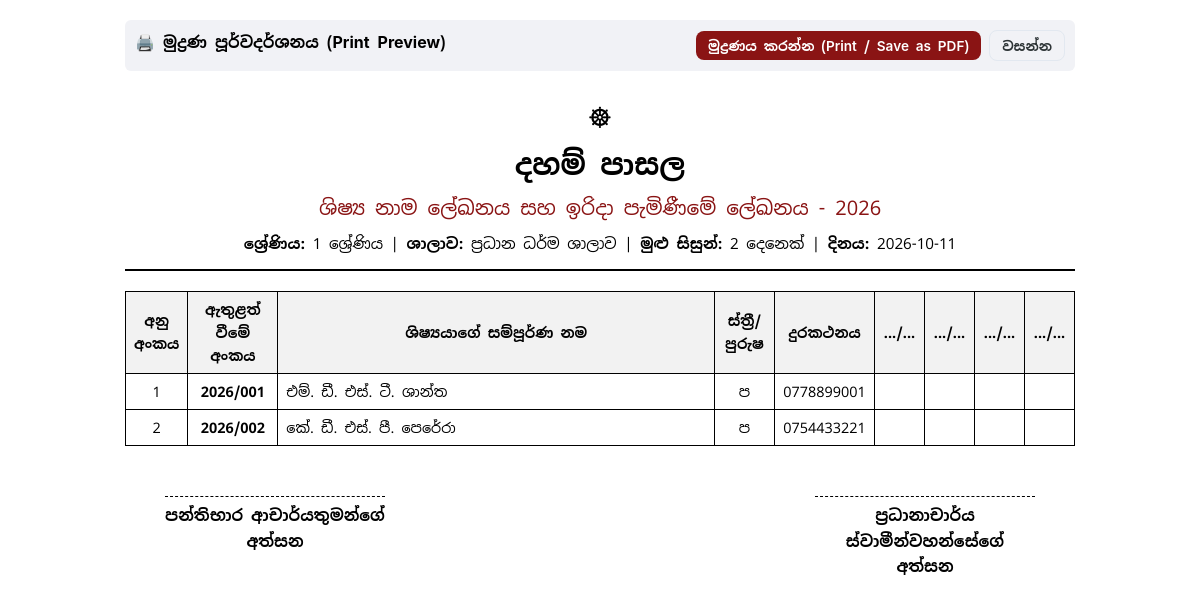
/attendance/print/1/ (signed in), run on the app's committed database.
### academics/models.py (models this page shows, shortened)
class ClassSection(models.Model):
    grade_level = models.ForeignKey(GradeLevel, on_delete=models.CASCADE, related_name='sections', verbose_name='ශ්‍රේණිය')
    academic_year = models.ForeignKey(AcademicYear, on_delete=models.CASCADE, related_name='sections', verbose_name='අධ්‍යයන වර්ෂය')
    section_name = models.CharField(max_length=50, default='ප්‍රධාන', verbose_name='කාණ්ඩය / පන්තියේ නම')
    classroom = models.ForeignKey(Classroom, on_delete=models.SET_NULL, null=True, blank=True, verbose_name='පන්ති කාමරය')
    class Meta:
        unique_together = ('grade_level', 'academic_year', 'section_name')
        ordering = ['grade_level__order_index', 'section_name']
        verbose_name = 'පන්තිය'
        verbose_name_plural = 'පන්ති (Class Sections)'

class AcademicYear(models.Model):
    year = models.PositiveIntegerField(unique=True, verbose_name='අධ්‍යයන වර්ෂය')
    is_current = models.BooleanField(default=False, verbose_name='වත්මන් වර්ෂයද?')
    class Meta:
        ordering = ['-year']
        verbose_name = 'අධ්‍යයන වර්ෂය'
        verbose_name_plural = 'අධ්‍යයන වර්ෂ (Academic Years)'

class GradeLevel(models.Model):
    name = models.CharField(max_length=100, verbose_name='ශ්‍රේණියේ නම (Sinhala)')
    english_name = models.CharField(max_length=100, blank=True, verbose_name='නම (English)')
    order_index = models.PositiveIntegerField(default=1, verbose_name='අනුපිළිවෙල අංකය')
    description = models.TextField(blank=True, verbose_name='විස්තරය')
    class Meta:
        ordering = ['order_index']
        verbose_name = 'ශ්‍රේණිය'
        verbose_name_plural = 'ශ්‍රේණි (Grades)'

class Classroom(models.Model):
    name = models.CharField(max_length=100, verbose_name='ශාලාව / කාමරයේ නම')
    capacity = models.PositiveIntegerField(default=40, verbose_name='ධාරිතාව')
    class Meta:
        verbose_name = 'පන්ති කාමරය / ශාලාව'
        verbose_name_plural = 'පන්ති කාමර / ශාලා'

### students/models.py (models this page shows, shortened)
class Student(models.Model):
    GENDER_CHOICES = [
        ('MALE', 'පිරිමි (Male)'),
        ('FEMALE', 'ගැහැණු (Female)'),
    ]
    STATUS_CHOICES = [
        ('PENDING', 'අනුමැතිය අපේක්ෂිත (Pending Verification)'),
        ('APPROVED', 'අනුමත කළ (Active Student)'),
        ('REJECTED', 'ප්‍රතික්ෂේපිත (Rejected)'),
        ('INACTIVE', 'අක්‍රිය (Inactive)'),
    ]
    RELATIONSHIP_CHOICES = [
        ('FATHER', 'පියා (Father)'),
        ('MOTHER', 'මව (Mother)'),
        ('GUARDIAN', 'භාරකරු (Guardian)'),
        ('OTHER', 'වෙනත් (Other)'),
    ]
    admission_number = models.CharField(
        max_length=50,
        blank=True,
        null=True,
        unique=True,
        verbose_name='ඇතුළත් වීමේ අංකය (Admission No)'
    )
    full_name_sinhala = models.CharField(max_length=255, verbose_name='සම්පූර්ණ නම (සිංහලෙන්)')
    name_with_initials_sinhala = models.CharField(max_length=255, verbose_name='මුලකුරු සමඟ නම')
    dob = models.DateField(verbose_name='උපන් දිනය')
    gender = models.CharField(max_length=10, choices=GENDER_CHOICES, default='MALE', verbose_name='ස්ත්‍රී / පුරුෂ භාවය')
    guardian = models.ForeignKey(
        Guardian,
        on_delete=models.CASCADE,
        related_name='students',
        verbose_name='දෙමාපිය / භාරකරු'
    )
    relationship_to_guardian = models.CharField(
        max_length=20,
        choices=RELATIONSHIP_CHOICES,
        default='FATHER',
        verbose_name='භාරකරුගේ ඥාතිත්වය'
    )
    applied_grade = models.ForeignKey(
        GradeLevel,
        on_delete=models.PROTECT,
        related_name='applied_students',
        verbose_name='ඉල්ලුම් කරන ශ්‍රේණිය'
    )
    assigned_class = models.ForeignKey(
        ClassSection,
        on_delete=models.SET_NULL,
        null=True,
        blank=True,
        related_name='students',
        verbose_name='අනුයුක්ත පන්තිය'
    )
    medical_notes = models.TextField(blank=True, verbose_name='සෞඛ්‍ය ගැටළු / ආසාත්මිකතා (ඇත්නම්)')
    special_notes = models.TextField(blank=True, verbose_name='වෙනත් විශේෂ සටහන්')
    status = models.CharField(
        max_length=20,
        choices=STATUS_CHOICES,
        default='PENDING',
        verbose_name='ලියාපදිංචි තත්ත්වය'
    )
    verified_by = models.ForeignKey(
        User,
        on_delete=models.SET_NULL,
        null=True,
        blank=True,
        related_name='verified_students',
        verbose_name='තහවුරු කළ පරිශීලකයා'
    )
    verified_at = models.DateTimeField(null=True, blank=True, verbose_name='තහවුරු කළ දිනය')
    created_at = models.DateTimeField(auto_now_add=True, verbose_name='ලියාපදිංචි වූ දිනය')
    class Meta:
        ordering = ['applied_grade__order_index', 'admission_number', 'name_with_initials_sinhala']
        verbose_name = 'ශිෂ්‍යයා'
        verbose_name_plural = 'සිසුන් (Students)'

class Guardian(models.Model):
    full_name_sinhala = models.CharField(max_length=255, verbose_name='දෙමාපිය / භාරකරුගේ නම')
    primary_phone = models.CharField(max_length=20, db_index=True, verbose_name='ප්‍රධාන දුරකථන අංකය')
    whatsapp_phone = models.CharField(max_length=20, blank=True, verbose_name='වට්ස්ඇප් (WhatsApp) අංකය')
    address = models.TextField(verbose_name='ලිපිනය')
    occupation = models.CharField(max_length=100, blank=True, verbose_name='රැකියාව')
    linked_teacher = models.ForeignKey(
        Teacher,
        on_delete=models.SET_NULL,
        null=True,
        blank=True,
        related_name='guardian_profiles',
        verbose_name='දහම් පාසලේ ගුරුභවතෙක් නම් (Linked Teacher)'
    )
    created_at = models.DateTimeField(auto_now_add=True)
    class Meta:
        verbose_name = 'දෙමාපිය / භාරකරු'
        verbose_name_plural = 'දෙමාපියන් / භාරකරුවන් (Guardians)'

### attendance/views.py (the view)
# urls.py: path('attendance/print/<int:class_id>/', views.print_roster, name='print_roster'),
@login_required
def print_roster(request, class_id):
    class_section = get_object_or_404(
        ClassSection.objects.select_related('grade_level', 'academic_year', 'classroom'),
        id=class_id
    )
    students = Student.objects.filter(
        assigned_class=class_section,
        status='APPROVED'
    ).select_related('guardian').order_by('admission_number', 'name_with_initials_sinhala')
    allocations = class_section.teacher_allocations.select_related('teacher')
    return render(request, 'attendance/print_roster.html', {
        'class_section': class_section,
        'students': students,
        'allocations': allocations,
        'print_date': date.today(),
    })

### accounts/context_processors.py (called while the page is built, shortened)
def user_role_context(request):
    role = 'TEACHER'
    if request.user.is_superuser:
        role = 'ADMIN'
    elif hasattr(request.user, 'profile'):
        role = request.user.profile.role
    is_admin = role == 'ADMIN' or request.user.is_superuser
    is_principal = role == 'PRINCIPAL'
    is_teacher = role == 'TEACHER'
    is_staff_or_admin = is_admin or is_principal
    return {
        'user_role': role,
        'is_admin': is_admin,
        'is_principal': is_principal,
        'is_teacher': is_teacher,
        'is_staff_or_admin': is_staff_or_admin,
    }

### templates/attendance/print_roster.html (shortened to what this page needs)
{% load static %}
<!DOCTYPE html>
<html lang="si">
<head>
    <link rel="stylesheet" href="{% static 'css/style.css' %}">
</head>
<body>
    <div class="print-container">
        <div class="no-print-bar">
            <span>🖨️ <strong>මුද්‍රණ පූර්වදර්ශනය (Print Preview)</strong></span>
            <div>
                <button onclick="window.print()" class="btn btn-primary btn-sm">මුද්‍රණය කරන්න (Print / Save as PDF)</button>
                <button onclick="window.close()" class="btn btn-outline btn-sm">වසන්න</button>
            </div>
        </div>
        <div class="print-header">
            <div style="font-size: 2rem;">☸</div>
            <h1>දහම් පාසල</h1>
            <h2 style="font-size: 1.25rem; font-weight: normal; margin-top: 2px;">
                ශිෂ්‍ය නාම ලේඛනය සහ ඉරිදා පැමිණීමේ ලේඛනය - {{ class_section.academic_year.year }}
            </h2>
            <div style="font-size: 0.95rem; margin-top: 6px;">
                <strong>ශ්‍රේණිය:</strong> {{ class_section.grade_level.name }} |
                <strong>ශාලාව:</strong> {{ class_section.classroom.name|default:"වෙන් කර නැත" }} |
                <strong>මුළු සිසුන්:</strong> {{ students.count }} දෙනෙක් |
                <strong>දිනය:</strong> {{ print_date|date:"Y-m-d" }}
            </div>
        </div>
        <table class="print-table">
            <thead>
                <tr>
                    <th style="width: 40px;">අනු අංකය</th>
                    <th style="width: 90px;">ඇතුළත් වීමේ අංකය</th>
                    <th>ශිෂ්‍යයාගේ සම්පූර්ණ නම</th>
                    <th style="width: 60px;">ස්ත්‍රී/පුරුෂ</th>
                    <th style="width: 100px;">දුරකථනය</th>
                    <th style="width: 50px;">.../...</th>
                    <th style="width: 50px;">.../...</th>
                    <th style="width: 50px;">.../...</th>
                    <th style="width: 50px;">.../...</th>
                </tr>
            </thead>
            <tbody>
                {% for student in students %}
                <tr>
                    <td style="text-align: center;">{{ forloop.counter }}</td>
                    <td style="text-align: center; font-weight: bold;">{{ student.admission_number|default:"-" }}</td>
                    <td>{{ student.name_with_initials_sinhala }}</td>
                    <td style="text-align: center;">{{ student.get_gender_display|slice:":1" }}</td>
                    <td style="text-align: center;">{{ student.guardian.primary_phone }}</td>
                    <td></td>
                    <td></td>
                    <td></td>
                    <td></td>
                </tr>
                {% empty %}
                <tr>
                    <td colspan="9" style="text-align: center; padding: 20px;">සිසුන් නොමැත.</td>
                </tr>
                {% endfor %}
            </tbody>
        </table>
        <div class="signature-row">
            <div class="signature-box">
                පන්තිභාර ආචාර්යතුමන්ගේ අත්සන
            </div>
            <div class="signature-box">
                ප්‍රධානාචාර්ය ස්වාමීන්වහන්සේගේ අත්සන
            </div>
        </div>
    </div>
</body>
</html>

### static/css/style.css (style rules this page uses)
:root { --primary-color: #8a1414; --primary-dark: #630c0c; --accent-gold: #e59819; --accent-gold-light: #fef5e7; --text-main: #2d3436; --text-muted: #636e72; --bg-body: #f8f9fa; --card-bg: #ffffff; --border-color: #e2e8f0; --success-green: #2ecc71; --danger-red: #e74c3c; --warning-yellow: #f1c40f; --font-stack: "Iskoola Pota", "IskoolaPota", "Noto Sans Sinhala", -apple-system, BlinkMacSystemFont, "Segoe UI", Roboto, sans-serif; }
* { box-sizing: border-box; margin: 0; padding: 0; }
body { font-family: var(--font-stack); background-color: var(--bg-body); color: var(--text-main); line-height: 1.6; font-size: 16px; -webkit-font-smoothing: antialiased; }
h1, h2, h3, h4, h5, h6 { font-family: var(--font-stack); color: var(--primary-color); font-weight: 700; margin-bottom: 0.5rem; }
.btn { display: inline-flex; align-items: center; justify-content: center; font-family: var(--font-stack); font-size: 1rem; font-weight: 600; padding: 0.65rem 1.25rem; border-radius: 8px; border: none; cursor: pointer; text-decoration: none; transition: all 0.2s ease; gap: 6px; }
.btn-primary { background-color: var(--primary-color); color: #ffffff; }
.btn-outline { background: transparent; border: 1.5px solid var(--border-color); color: var(--text-main); }
.btn-sm { padding: 0.35rem 0.75rem; font-size: 0.85rem; }

### templates/attendance/print_roster.html (style rules this page uses)
body { background-color: #fff; padding: 20px; color: #000; }
.print-container { max-width: 950px; margin: 0 auto; }
.print-header { text-align: center; border-bottom: 2px double #000; padding-bottom: 12px; margin-bottom: 20px; }
.print-header h1 { color: #000; font-size: 1.8rem; margin-bottom: 4px; }
.print-table { width: 100%; border-collapse: collapse; font-size: 0.9rem; margin-bottom: 30px; }
.print-table th, .print-table td { border: 1px solid #000; padding: 6px 8px; }
.print-table th { background-color: #f2f2f2; text-align: center; }
.signature-row { display: flex; justify-content: space-between; margin-top: 50px; padding: 0 40px; }
.signature-box { text-align: center; border-top: 1px dashed #000; width: 220px; padding-top: 6px; font-weight: 600; }
.no-print-bar { background: #f1f2f6; padding: 10px; margin-bottom: 20px; display: flex; justify-content: space-between; border-radius: 6px; }

### data on the page
ClassSection: academic_year.year "2026", grade_level.name "1 ශ්‍රේණිය", classroom.name "ප්‍රධාන ධර්ම ශාලාව"
Student: admission_number "2026/001", name_with_initials_sinhala "එම්. ඩී. එස්. ටී. ශාන්ත", gender "ප", guardian.primary_phone "0778899001"
Student: admission_number "2026/002", name_with_initials_sinhala "කේ. ඩී. එස්. පී. පෙරේරා", gender "ප", guardian.primary_phone "0754433221"

### other printed values
{{ students.count }} "2"
